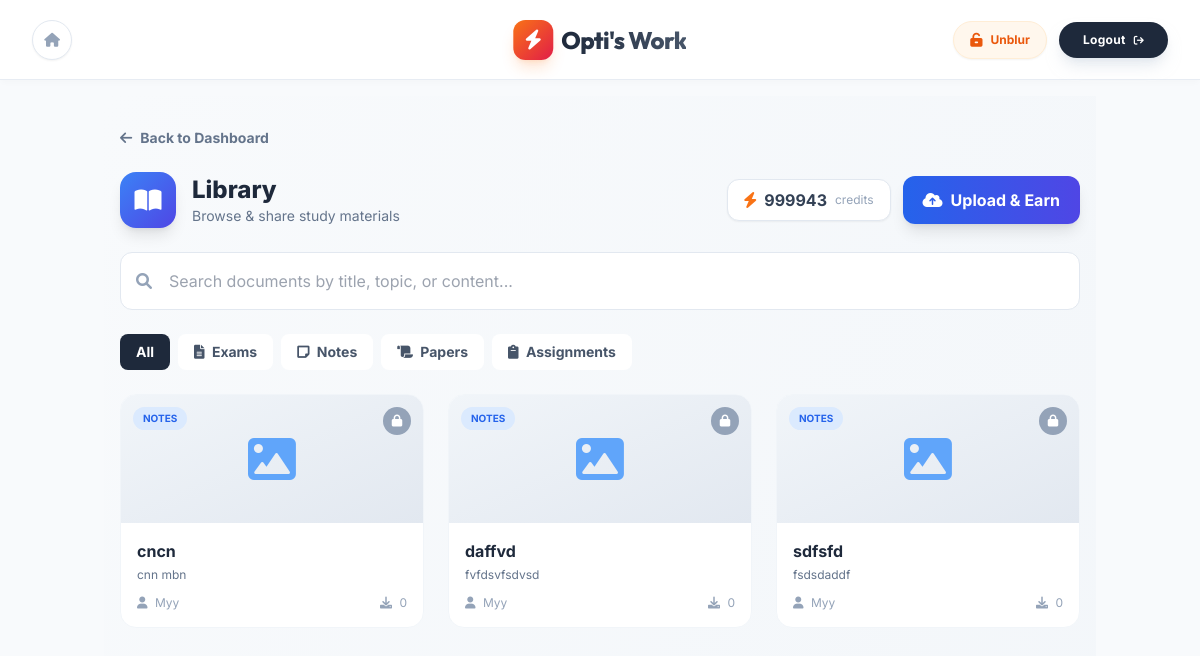
The app's page /library (signed in) with its own data.
### models.py (models this page shows)
class User(UserMixin, db.Model):
    id = db.Column(db.Integer, primary_key=True)
    username = db.Column(db.String(150), unique=True, nullable=False)
    password = db.Column(db.String(150), nullable=False)
    role = db.Column(db.String(50), default='user')
    credits = db.Column(db.Integer, default=0)
    manager_id = db.Column(db.Integer, db.ForeignKey('user.id'), nullable=True)
    service_accounts = db.relationship('ServiceAccount', backref='owner', lazy=True, foreign_keys='ServiceAccount.owner_id')

class Document(db.Model):
    id = db.Column(db.Integer, primary_key=True)
    user_id = db.Column(db.Integer, db.ForeignKey('user.id'), nullable=False)
    title = db.Column(db.String(200), nullable=False)
    description = db.Column(db.Text, nullable=True)
    doc_type = db.Column(db.String(50), default='notes')  # 'exam', 'notes', 'paper', 'assignment'
    file_path = db.Column(db.String(500), nullable=False)
    file_type = db.Column(db.String(20), nullable=False)  # 'pdf', 'image'
    extracted_text = db.Column(db.Text, nullable=True)  # OCR extracted text
    formatted_content = db.Column(db.Text, nullable=True)  # AI-formatted content
    thumbnail_path = db.Column(db.String(500), nullable=True)
    downloads = db.Column(db.Integer, default=0)
    is_approved = db.Column(db.Boolean, default=True)  # For moderation
    timestamp = db.Column(db.DateTime, default=datetime.utcnow)
    user = db.relationship('User', backref=db.backref('documents', lazy=True))

### app.py (the view)
@app.route('/library')
@login_required
def library():
    doc_type = request.args.get('type', 'all')
    query = Document.query.filter_by(is_approved=True)
    if doc_type != 'all':
        query = query.filter_by(doc_type=doc_type)
    documents = query.order_by(Document.timestamp.desc()).limit(50).all()
    unlocked_ids = [u.document_id for u in DocumentUnlock.query.filter_by(user_id=current_user.id).all()]
    return render_template('library.html',
                         documents=documents,
                         unlocked_ids=unlocked_ids,
                         current_type=doc_type,
                         user=current_user)

### app.py (called while the page is built)
@login_manager.user_loader
def load_user(user_id):
    return db.session.get(User, int(user_id))

### templates/library.html (shortened to what this page needs)
{% extends "base.html" %}
{% block content %}
<div class="min-h-screen bg-gradient-to-br from-slate-50 to-slate-100 pb-10">
    <div class="max-w-6xl mx-auto pt-8 px-4 mb-6">
        <a href="{{ url_for('dashboard') }}"
            class="text-slate-500 hover:text-blue-600 font-bold text-sm flex items-center gap-2 transition-colors mb-6">
            <i class="fa-solid fa-arrow-left"></i> Back to Dashboard
        </a>
        <div class="flex items-center justify-between flex-wrap gap-4 mb-6">
            <div class="flex items-center gap-4">
                <div
                    class="w-14 h-14 rounded-2xl bg-gradient-to-br from-blue-500 to-indigo-600 text-white flex items-center justify-center text-2xl shadow-lg">
                    <i class="fa-solid fa-book-open"></i>
                </div>
                <div>
                    <h1 class="text-2xl font-extrabold text-slate-800">Library</h1>
                    <p class="text-slate-500 text-sm">Browse & share study materials</p>
                </div>
            </div>
            <div class="flex items-center gap-3">
                <div class="bg-white px-4 py-2 rounded-xl border border-slate-200 shadow-sm flex items-center gap-2">
                    <i class="fa-solid fa-bolt text-orange-500"></i>
                    <span class="font-bold text-slate-700">{{ user.credits }}</span>
                    <span class="text-xs text-slate-400">credits</span>
                </div>
                <a href="{{ url_for('library_upload') }}"
                    class="px-5 py-3 bg-gradient-to-r from-blue-600 to-indigo-600 hover:from-blue-700 hover:to-indigo-700 text-white font-bold rounded-xl shadow-lg transition-all flex items-center gap-2">
                    <i class="fa-solid fa-cloud-upload"></i>
                    Upload & Earn
                </a>
            </div>
        </div>
        <div class="relative mb-6">
            <i class="fa-solid fa-search absolute left-4 top-1/2 -translate-y-1/2 text-slate-400"></i>
            <input type="text" id="search-input" placeholder="Search documents by title, topic, or content..."
                class="w-full bg-white border border-slate-200 rounded-xl pl-12 pr-4 py-4 focus:outline-none focus:border-blue-400 focus:ring-2 focus:ring-blue-100 transition-all"
                autocomplete="off">
        </div>
        <div class="flex gap-2 flex-wrap">
            <a href="{{ url_for('library', type='all') }}"
                class="px-4 py-2 rounded-lg text-sm font-bold transition-all {{ 'bg-slate-800 text-white' if current_type == 'all' else 'bg-white text-slate-600 hover:bg-slate-100' }}">
                All
            </a>
            <a href="{{ url_for('library', type='exam') }}"
                class="px-4 py-2 rounded-lg text-sm font-bold transition-all {{ 'bg-orange-500 text-white' if current_type == 'exam' else 'bg-white text-slate-600 hover:bg-slate-100' }}">
                <i class="fa-solid fa-file-lines mr-1"></i> Exams
            </a>
            <a href="{{ url_for('library', type='notes') }}"
                class="px-4 py-2 rounded-lg text-sm font-bold transition-all {{ 'bg-blue-500 text-white' if current_type == 'notes' else 'bg-white text-slate-600 hover:bg-slate-100' }}">
                <i class="fa-solid fa-note-sticky mr-1"></i> Notes
            </a>
            <a href="{{ url_for('library', type='paper') }}"
                class="px-4 py-2 rounded-lg text-sm font-bold transition-all {{ 'bg-purple-500 text-white' if current_type == 'paper' else 'bg-white text-slate-600 hover:bg-slate-100' }}">
                <i class="fa-solid fa-scroll mr-1"></i> Papers
            </a>
            <a href="{{ url_for('library', type='assignment') }}"
                class="px-4 py-2 rounded-lg text-sm font-bold transition-all {{ 'bg-green-500 text-white' if current_type == 'assignment' else 'bg-white text-slate-600 hover:bg-slate-100' }}">
                <i class="fa-solid fa-clipboard mr-1"></i> Assignments
            </a>
        </div>
    </div>
    <div class="max-w-6xl mx-auto px-4">
        {% if documents %}
        <div class="grid grid-cols-1 md:grid-cols-2 lg:grid-cols-3 gap-6">
            {% for doc in documents %}
            <a href="{{ url_for('library_document', doc_id=doc.id) }}"
                class="doc-card bg-white rounded-2xl border border-slate-100 overflow-hidden block animate-slide"
                style="animation-delay: {{ loop.index * 50 }}ms">
                <div
                    class="h-32 bg-gradient-to-br from-slate-100 to-slate-200 flex items-center justify-center relative">
                    {% if doc.file_type == 'pdf' %}
                    <i class="fa-solid fa-file-pdf text-5xl text-red-400"></i>
                    {% else %}
                    <i class="fa-solid fa-image text-5xl text-blue-400"></i>
                    {% endif %}
                    <span class="type-badge type-{{ doc.doc_type }} absolute top-3 left-3">
                        {{ doc.doc_type }}
                    </span>
                    {% if doc.id in unlocked_ids or doc.user_id == user.id %}
                    <span
                        class="absolute top-3 right-3 w-7 h-7 rounded-full bg-green-500 text-white flex items-center justify-center text-xs">
                        <i class="fa-solid fa-unlock"></i>
                    </span>
                    {% else %}
                    <span
                        class="absolute top-3 right-3 w-7 h-7 rounded-full bg-slate-400 text-white flex items-center justify-center text-xs">
                        <i class="fa-solid fa-lock"></i>
                    </span>
                    {% endif %}
                </div>
                <div class="p-4">
                    <h3 class="font-bold text-slate-800 mb-1 line-clamp-1">{{ doc.title }}</h3>
                    <p class="text-xs text-slate-500 mb-3 line-clamp-2">{{ doc.description or 'No description' }}</p>
                    <div class="flex items-center justify-between text-xs text-slate-400">
                        <span><i class="fa-solid fa-user mr-1"></i> {{ doc.user.username }}</span>
                        <span><i class="fa-solid fa-download mr-1"></i> {{ doc.downloads }}</span>
                    </div>
                </div>
            </a>
            {% endfor %}
        </div>
        {% endif %}
    </div>
</div>
{% endblock %}

### templates/base.html (style rules this page uses)
body { font-family: 'Inter', sans-serif; }

### templates/library.html (style rules this page uses)
.animate-slide { animation: slideIn 0.3s ease-out forwards; }
.doc-card { transition: all 0.3s ease; }
.type-badge { font-size: 10px; font-weight: 700; text-transform: uppercase; padding: 4px 10px; border-radius: 20px; }
.type-notes { background: #dbeafe; color: #2563eb; }

### records on screen
User: credits "999943"
Document: doc_type "NOTES", title "cncn", description "cnn mbn", user.username "Myy", downloads "0"
Document: doc_type "NOTES", title "daffvd", description "fvfdsvfsdvsd", user.username "Myy", downloads "0"
Document: doc_type "NOTES", title "sdfsfd", description "fsdsdaddf", user.username "Myy", downloads "0"
